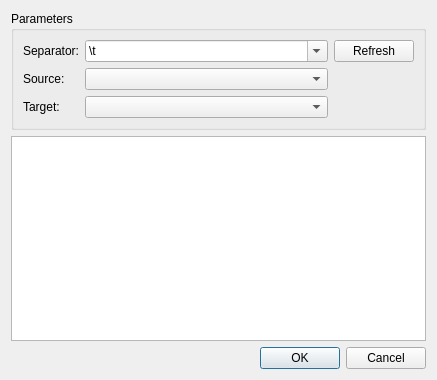
<?xml version="1.0" encoding="UTF-8"?>
<ui version="4.0">
    <class>Dialog</class>
    <widget class="QDialog" name="Dialog">
        <property name="geometry">
            <rect>
                <x>0</x>
                <y>0</y>
                <width>437</width>
                <height>380</height>
            </rect>
        </property>
        <property name="minimumSize">
            <size>
                <width>437</width>
                <height>380</height>
            </size>
        </property>
        <property name="windowTitle">
            <string>Load graph data from file</string>
        </property>
        <property name="modal">
            <bool>true</bool>
        </property>
        <layout class="QVBoxLayout" name="verticalLayout">
            <item>
                <widget class="QGroupBox" name="groupBox">
                    <property name="title">
                        <string>Parameters</string>
                    </property>
                    <layout class="QGridLayout" name="gridLayout" columnstretch="0,1,0">
                        <item row="1" column="1">
                            <widget class="QComboBox" name="sourceColumn"/>
                        </item>
                        <item row="0" column="0">
                            <widget class="QLabel" name="label">
                                <property name="text">
                                    <string>Separator:</string>
                                </property>
                            </widget>
                        </item>
                        <item row="0" column="1">
                            <widget class="QComboBox" name="separator">
                                <property name="editable">
                                    <bool>true</bool>
                                </property>
                                <item>
                                    <property name="text">
                                        <string>\t</string>
                                    </property>
                                </item>
                            </widget>
                        </item>
                        <item row="1" column="0">
                            <widget class="QLabel" name="label_2">
                                <property name="text">
                                    <string>Source:</string>
                                </property>
                            </widget>
                        </item>
                        <item row="2" column="0">
                            <widget class="QLabel" name="OpenFormFileDialog">
                                <property name="text">
                                    <string>Target:</string>
                                </property>
                            </widget>
                        </item>
                        <item row="2" column="1">
                            <widget class="QComboBox" name="targetColumn"/>
                        </item>
                        <item row="0" column="2">
                            <widget class="QPushButton" name="refresh">
                                <property name="text">
                                    <string>Refresh</string>
                                </property>
                            </widget>
                        </item>
                    </layout>
                </widget>
            </item>
            <item>
                <widget class="QTableWidget" name="tableWidget"/>
            </item>
            <item>
                <widget class="QDialogButtonBox" name="buttonBox">
                    <property name="orientation">
                        <enum>Qt::Horizontal</enum>
                    </property>
                    <property name="standardButtons">
                        <set>QDialogButtonBox::Cancel|QDialogButtonBox::Ok</set>
                    </property>
                </widget>
            </item>
        </layout>
    </widget>
    <resources/>
    <connections>
        <connection>
            <sender>buttonBox</sender>
            <signal>accepted()</signal>
            <receiver>Dialog</receiver>
            <slot>accept()</slot>
            <hints>
                <hint type="sourcelabel">
                    <x>248</x>
                    <y>254</y>
                </hint>
                <hint type="destinationlabel">
                    <x>157</x>
                    <y>274</y>
                </hint>
            </hints>
        </connection>
        <connection>
            <sender>buttonBox</sender>
            <signal>rejected()</signal>
            <receiver>Dialog</receiver>
            <slot>reject()</slot>
            <hints>
                <hint type="sourcelabel">
                    <x>316</x>
                    <y>260</y>
                </hint>
                <hint type="destinationlabel">
                    <x>286</x>
                    <y>274</y>
                </hint>
            </hints>
        </connection>
    </connections>
</ui>
